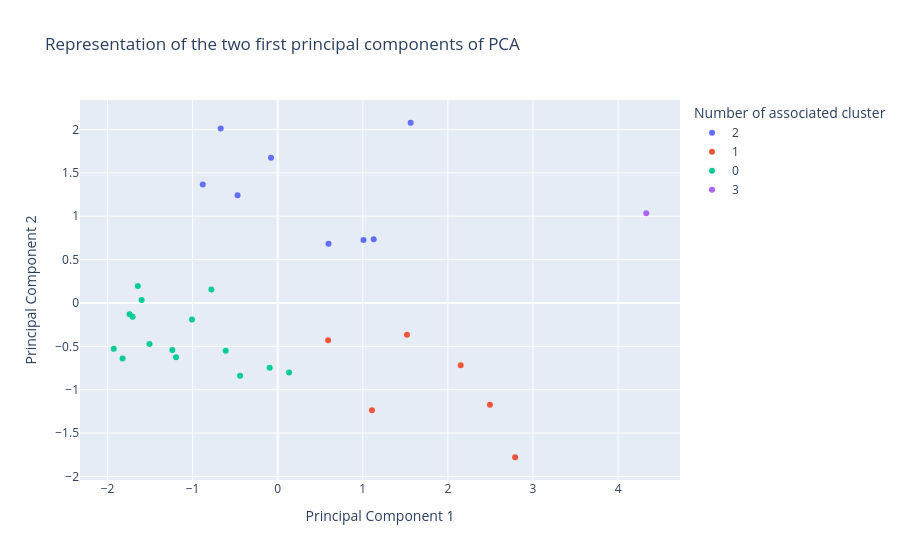

Notebook cell for this chart:
### Code cell
import plotly.express as px

fig = px.scatter(df_pca, x="Pc1", y="Pc2",color="cluster",
                 labels= {
                     "Pc1": "Principal Component 1",
                     "Pc2": "Principal Component 2",
                     "cluster": "Number of associated cluster"
                 },
                 title= "Representation of the two first principal components of PCA") 
fig.show()

### Figure 1 — Plotly figure (JSON) as saved in the notebook; plotly's stock layout.template omitted (floating-point values rounded to 4 significant figures)
{"data": [{"hovertemplate": "Number of associated cluster=2<br>Principal Component 1=%{x}<br>Principal Component 2=%{y}<extra></extra>", "legendgroup": "2", "marker": {"color": "#636efa", "symbol": "circle"}, "mode": "markers", "name": "2", "orientation": "v", "showlegend": true, "type": "scatter", "x": [1.128, 1.008, -0.8804, 0.597, -0.4716, 1.562, -0.6699, -0.07851], "xaxis": "x", "y": [0.7345, 0.726, 1.364, 0.6829, 1.242, 2.078, 2.012, 1.673], "yaxis": "y"}, {"hovertemplate": "Number of associated cluster=1<br>Principal Component 1=%{x}<br>Principal Component 2=%{y}<extra></extra>", "legendgroup": "1", "marker": {"color": "#EF553B", "symbol": "circle"}, "mode": "markers", "name": "1", "orientation": "v", "showlegend": true, "type": "scatter", "x": [2.79, 1.107, 2.15, 0.5922, 2.494, 1.519], "xaxis": "x", "y": [-1.779, -1.237, -0.718, -0.43, -1.173, -0.3672], "yaxis": "y"}, {"hovertemplate": "Number of associated cluster=0<br>Principal Component 1=%{x}<br>Principal Component 2=%{y}<extra></extra>", "legendgroup": "0", "marker": {"color": "#00cc96", "symbol": "circle"}, "mode": "markers", "name": "0", "orientation": "v", "showlegend": true, "type": "scatter", "x": [-1.506, -1.239, -1.644, -1.705, 0.1338, -1.599, -1.741, -1.823, -0.4422, -1.007, -1.195, -0.09442, -0.6113, -0.7795, -1.927], "xaxis": "x", "y": [-0.4719, -0.5435, 0.1943, -0.1598, -0.8008, 0.03448, -0.1309, -0.6415, -0.8383, -0.1919, -0.6245, -0.7474, -0.5498, 0.1546, -0.5269], "yaxis": "y"}, {"hovertemplate": "Number of associated cluster=3<br>Principal Component 1=%{x}<br>Principal Component 2=%{y}<extra></extra>", "legendgroup": "3", "marker": {"color": "#ab63fa", "symbol": "circle"}, "mode": "markers", "name": "3", "orientation": "v", "showlegend": true, "type": "scatter", "x": [4.331], "xaxis": "x", "y": [1.035], "yaxis": "y"}], "layout": {"legend": {"title": {"text": "Number of associated cluster"}, "tracegroupgap": 0}, "title": {"text": "Representation of the two first principal components of PCA"}, "xaxis": {"anchor": "y", "domain": [0, 1], "title": {"text": "Principal Component 1"}}, "yaxis": {"anchor": "x", "domain": [0, 1], "title": {"text": "Principal Component 2"}}}}
